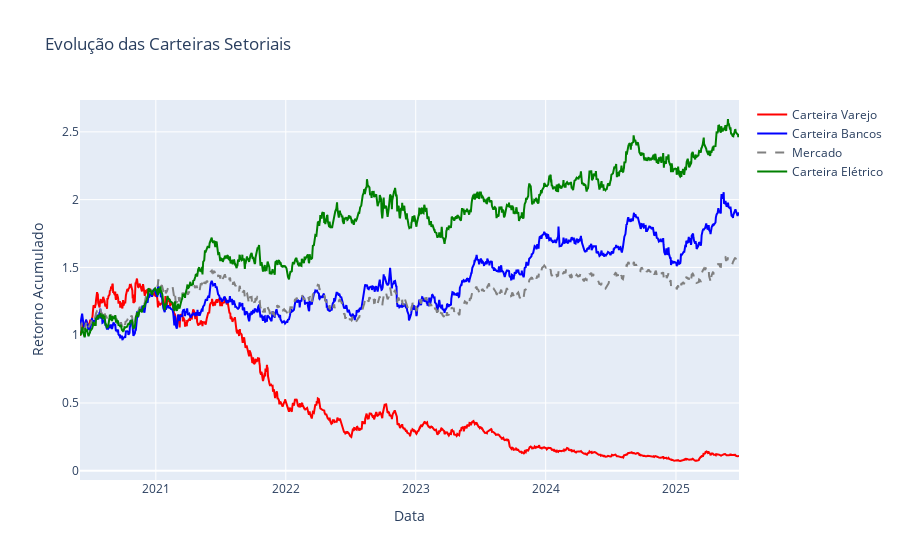

This figure's notebook cell:
### Code cell
fig1 = go.Figure()
fig1.add_trace(go.Scatter(x=retornos_acumulados.index, y=retornos_acumulados['Varejo'],
                         mode='lines', name='Carteira Varejo', line=dict(color='red')))
fig1.add_trace(go.Scatter(x=retornos_acumulados.index, y=retornos_acumulados['Bancos'],
                         mode='lines', name='Carteira Bancos', line=dict(color='blue')))
fig1.add_trace(go.Scatter(x=retornos_acumulados.index, y=retornos_acumulados['Mercado'],
                         mode='lines', name='Mercado', line=dict(color='gray', dash='dash')))
fig1.add_trace(go.Scatter(x=retornos_acumulados.index, y=retornos_acumulados['Elétrico'],
                         mode='lines', name='Carteira Elétrico', line=dict(color='green')))

fig1.update_layout(title='Evolução das Carteiras Setoriais',
                  xaxis_title='Data', yaxis_title='Retorno Acumulado')
fig1.show()

### Figure 1 — Plotly figure (JSON) as saved in the notebook; plotly's stock layout.template omitted (floating-point values rounded to 4 significant figures; data arrays with more than 128 entries replaced by an {"elided": "..."} marker saying what was removed)
{"data": [{"line": {"color": "red"}, "mode": "lines", "name": "Carteira Varejo", "type": "scatter", "x": {"elided": "1262 str values"}, "y": {"elided": "1262 float values"}}, {"line": {"color": "blue"}, "mode": "lines", "name": "Carteira Bancos", "type": "scatter", "x": {"elided": "1262 str values"}, "y": {"elided": "1262 float values"}}, {"line": {"color": "gray", "dash": "dash"}, "mode": "lines", "name": "Mercado", "type": "scatter", "x": {"elided": "1262 str values"}, "y": {"elided": "1262 float values"}}, {"line": {"color": "green"}, "mode": "lines", "name": "Carteira Elétrico", "type": "scatter", "x": {"elided": "1262 str values"}, "y": {"elided": "1262 float values"}}], "layout": {"title": {"text": "Evolução das Carteiras Setoriais"}, "xaxis": {"title": {"text": "Data"}}, "yaxis": {"title": {"text": "Retorno Acumulado"}}}}
